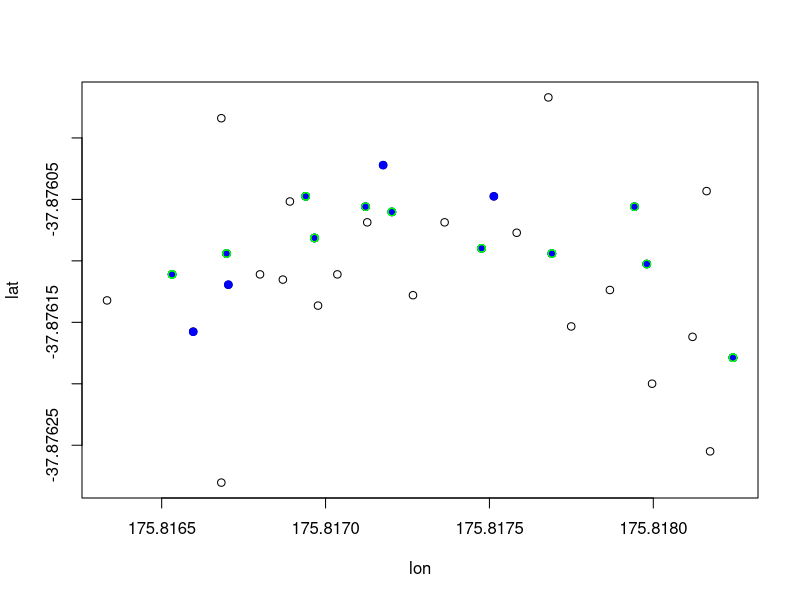

Recreate this plot in R.



imp <- read.table('test_points.csv', sep=',', header=T)
imp$w <- 1


nearestSelf <- function(df, gr = NULL, n){
  require(FNN)
  if(nrow(gr)>0){
    df[get.knnx(df, gr, n)$nn.index[, n],]
  } else {
    df[get.knnx(df, df, n)$nn.index[, n],]
  }
}  


gravityWeight <- function(p1, p2){
  # takes two vectors of weightings for p1 and p2 and calculates 
  # new point at x distance based on weights
  d <- distVincentyEllipsoid(p1[, c(1:2)], p2[, c(1:2)])
  b <- finalBearing(p1[, c(1:2)], p2[, c(1:2)])
  
  x <- p2[, 3] * d / (p1[, 3] + p2[, 3])
  
  mid <- as.data.frame(destPoint(p1, b, x))
  mid$w <- p1[, 3] + p2[, 3]
  mid
}


gravity <- function(df, n){
  require(geosphere)
  
  for (i in 1:n){
    
    if (i==1){
      
      NN <- nearestSelf(df, df, 2)
      NN$w <- 1
      gr <- gravityWeight(df, NN)
      
    } else {
      
      
      NN <- nearestSelf(df, gr, 2)
      NN$w <- gr[, 3]
      gr <- gravityWeight(df, NN)
      
      
    }
    

  }
  print(gr[1,])
  gr
}



mid <- gravity(imp, 1000)
plot(imp[, 1:2], pch=1)
points(mid[, 1:2], col='blue', pch=19)
points(nearestSelf(mid, mid, 2)[, 1:2], col='green')

par(mfrow=c(2, 2))
par(mfrow=c(1, 1))
